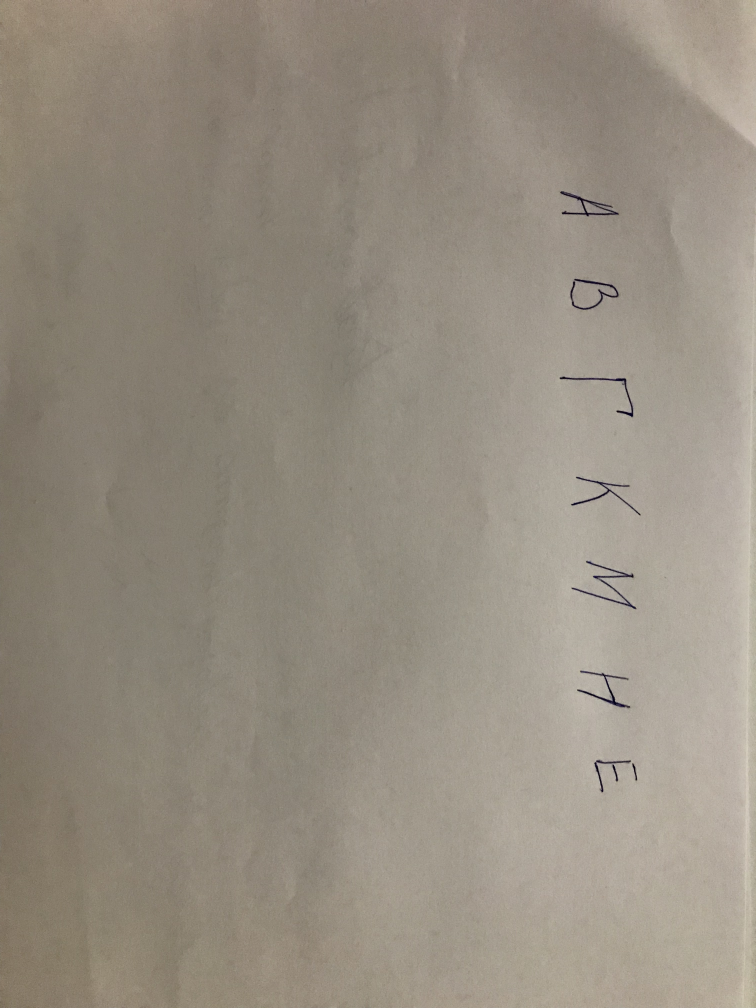
#> input picture Тестовое_ML/IMG.JPG, 3024 x 4032 px (shown at 1/4 size)
$ jupyter execute --allow-errors RusRecFinal.ipynb   (shell and % lines are left out)
#> lines starting #> are read from the running program, lines starting #| are printed output that depends on the picture; after the words box and inside, x2 and y2 are one past the last pixel; in counts of white or black regions, pixels touching at a corner belong together
[cell 1]
import numpy as np
from PIL import Image
import cv2
import os
os.environ['KMP_DUPLICATE_LIB_OK']='True' #ошибка ОС на локальной машине
import torch
from torchvision import transforms, models
from torch.utils.data import Dataset, DataLoader
import torch.nn as nn
import matplotlib.pyplot as plt
import copy
import pickle
from tqdm import tqdm, tqdm_notebook
from pathlib import Path, WindowsPath
from sklearn.preprocessing import LabelEncoder
import warnings
warnings.filterwarnings(action='ignore', category=DeprecationWarning)

[cell 2]
import random
#зануляем рандом каждый раз
def zero_random():
    random.seed(0)
    np.random.seed(0)
    torch.manual_seed(0)
#> (this line was passed over: torch is not available in this run)
    torch.cuda.manual_seed(0)
#> (this line was passed over: torch is not available in this run)
    torch.backends.cudnn.deterministic = True

zero_random()

[cell 3]
torch.cuda.is_available()
#> (this line was passed over: torch is not available in this run)

[cell 4]
CUDA_LAUNCH_BLOCKING=1. #ошибка ОС на локальной машине

[cell 5]
DATA_MODES = ['train', 'val', 'test', 'augment']
# все изображения будут масштабированы к размеру 224x224 px
RESCALE_SIZE = 224
# работаем на видеокарте
#> (the rest of this cell did not finish here and is left out)

[cell 6]
class RusDataset(Dataset):
    def __init__(self, files, mode):
        super().__init__()
        # список файлов для загрузки/список PIL картинок из памяти
        if type(files[0]) == WindowsPath:
            self.files = sorted(files)
        else:
            self.files = files
        # режим работы
        self.mode = mode

        if self.mode not in DATA_MODES:
            print(f"{self.mode} is not correct; correct modes: {DATA_MODES}")
            raise NameError

        self.len_ = len(self.files)

        self.label_encoder = LabelEncoder()

        if self.mode != 'test':
            self.labels = [path.parent.name for path in self.files]
            self.label_encoder.fit(self.labels)
            #сохраняем label_encoder для последующей правильной расшифровки
            with open('label_encoder.pkl', 'wb') as le_dump_file:
                  pickle.dump(self.label_encoder, le_dump_file)

    def __len__(self):
        return self.len_

    # [4 lines left out: function load_sample, not called in this run]

    def __getitem__(self, index):
        # для преобразования изображений в тензоры PyTorch и нормализации входа
        if self.mode in ['train', 'val']:
            transform = transforms.Compose([transforms.ToTensor(), transforms.ToPILImage(mode=None),

                transforms.ToTensor(),
                transforms.Resize((224, 224)),
                transforms.Normalize([0.485, 0.456, 0.406], [0.229, 0.224, 0.225]),
                                           transforms.Grayscale(),
                                           ])
        elif self.mode == 'augment':
            transform = transforms.Compose([transforms.ToTensor(), transforms.ToPILImage(mode=None),
                transforms.RandomPerspective(distortion_scale=0.3, fill = 255,p=0.5),
                transforms.RandomRotation((-40,40), resample=False,  expand=False, fill = 255,center=None),
                transforms.ToTensor(),
                transforms.Resize((224, 224)),
                transforms.Normalize([0.485, 0.456, 0.406], [0.229, 0.224, 0.225]),
                                           ])
        else:
            transform = transforms.Compose([

                transforms.ToTensor(),
                transforms.RandomInvert(p=1),
                transforms.CenterCrop(400), #добавляем белую рамку, лучше распознаются буквы, не примыкающие к краю изображения
                transforms.RandomInvert(p=1),
                transforms.Resize((224, 224)),

                transforms.Normalize([0.485, 0.456, 0.406], [0.229, 0.224, 0.225]),
                transforms.Grayscale(),
            ])
        if type(self.files[index]) == WindowsPath: #различная подача результатов обработки фото и тренировочного датасета
            x = self.load_sample(self.files[index])
        else:
            x = self.files[index]
        x = self._prepare_sample(x)
        x = np.array(x / 255, dtype='float32')
        x = transform(x)
        if self.mode == 'test':
            return x
        else:
            label = self.labels[index]
            label_id = self.label_encoder.transform([label])
            y = label_id.item()
            return x, y

    def _prepare_sample(self, image):
        image = image.resize((RESCALE_SIZE, RESCALE_SIZE))
        return np.array(image)

[cell 7]
#Imshow для тензоров
# [10 lines left out: function imshow, not called in this run]

[cell 8]
#тренировочный датасет
TRAIN_DIR = Path('dataset/test')

[cell 9]
#устранени е дисбаланса классов
#находим максимальное число файлов
mx = 0
dir_count = {}
#> (the rest of this cell did not finish here and is left out)

#> (a cell that did not finish here is left out)

[cell 11]
#разделение на тренировочную и валидационную выборку
train_val_files = sorted(list(TRAIN_DIR.rglob('*.jpeg')))
from sklearn.model_selection import train_test_split

train_val_labels = [path.parent.name for path in train_val_files]
#> (the rest of this cell did not finish here and is left out)

[cell 12]
#проверка правильности отображения
fig, ax = plt.subplots(nrows=3, ncols=3,figsize=(8, 8), \
                        sharey=True, sharex=True)
#> (the rest of this cell did not finish here and is left out)

[cell 13]
# Строим сеть, 5 слоёв
class SimpleCnn(nn.Module):

    def __init__(self, n_classes):
        super().__init__()
        self.conv1 = nn.Sequential(
            nn.Conv2d(in_channels=1, out_channels=8, kernel_size=3),
            nn.ReLU(),
            nn.BatchNorm2d(8),
            nn.MaxPool2d(kernel_size=2)

        )
        self.conv2 = nn.Sequential(
            nn.Conv2d(in_channels=8, out_channels=16, kernel_size=3),
            nn.ReLU(),
            nn.BatchNorm2d(16),
            nn.MaxPool2d(kernel_size=2)

        )
        self.conv3 = nn.Sequential(
            nn.Conv2d(in_channels=16, out_channels=32, kernel_size=3),
            nn.ReLU(),
            nn.BatchNorm2d(32),
            nn.MaxPool2d(kernel_size=2)

        )
        self.conv4 = nn.Sequential(
            nn.Conv2d(in_channels=32, out_channels=64, kernel_size=3),
            nn.ReLU(),
            nn.BatchNorm2d(64),
            nn.MaxPool2d(kernel_size=2)

        )
        self.conv5 = nn.Sequential(
            nn.Conv2d(in_channels=64, out_channels=96, kernel_size=3),
            nn.ReLU(),
            nn.BatchNorm2d(96),
            nn.MaxPool2d(kernel_size=2),

        )
        self.out = nn.Linear(96 * 5 * 5, n_classes)


    # [9 lines left out: function forward, not called in this run]

[cell 14]
#Эпоха обучения
# [22 lines left out: function fit_epoch, not called in this run]

[cell 15]
#Валидация эпохи
# [21 lines left out: function eval_epoch, not called in this run]

[cell 16]
#тренировка
# [29 lines left out: function train, not called in this run]

[cell 17]
# [12 lines left out: function predict, not called in this run]

[cell 18]
#ВНИМАНИЕ!
#тренировка. Сохраняем accuracy и lost для оценки наличия или отсутствия переобучения
valacc = []
valoss = []
zero_random()
n_classes = len(np.unique(train_val_labels))
#> (the rest of this cell did not finish here and is left out)

[cell 19]
#Открываем картинку для предсказания
image_file = "IMG.JPG"
img = cv2.imread(image_file)
#> img is the input picture: shape (4032, 3024, 3); mean B, G, R 128.9, 141.7, 150.2
"""if max(img.shape) > 1024: #масштабирование до размеров, помещающихся в экран на данном проекте.
    scale_in = 1024/max(img.shape)
    img = cv2.resize(img, (int(img.shape[1] * scale_in), int(img.shape[0] * scale_in)), interpolation = cv2.INTER_AREA)"""
gray = cv2.cvtColor(img, cv2.COLOR_BGR2GRAY)
#порог отсечения фоновых пикселей. thresh - монохромное чёрно-белое изображение
ret, thresh = cv2.threshold(gray, 70, 255, cv2.THRESH_BINARY)
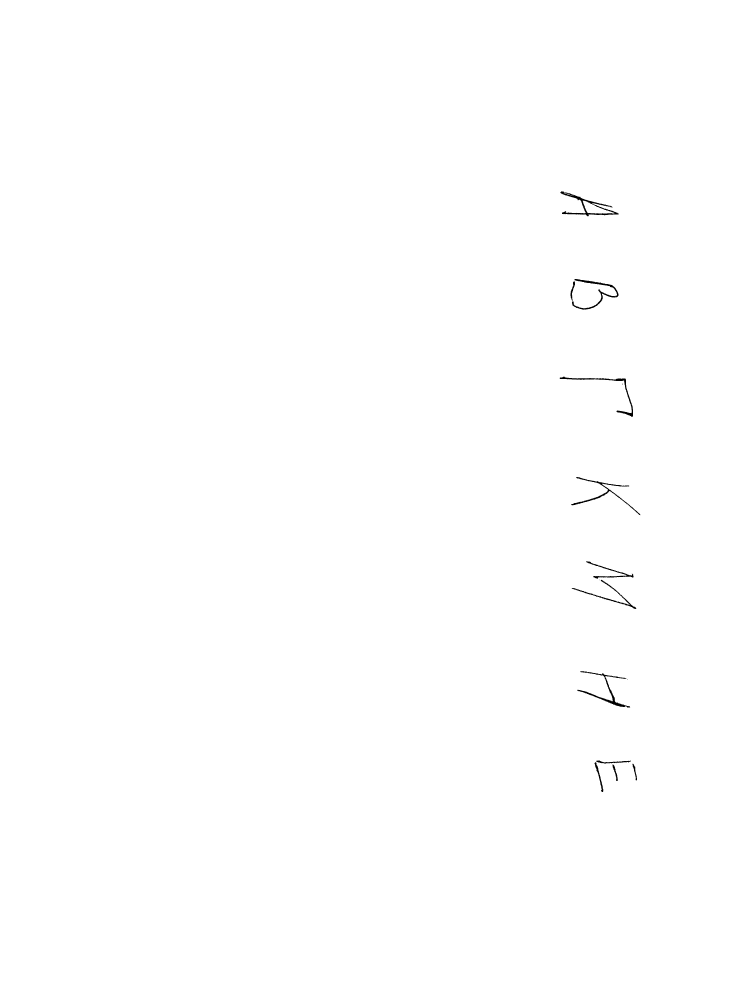
#> thresh: shape (4032, 3024) (shown at 1/4 size); 99.8% white; 15 black regions (4 under 20 px), largest, box (x1, y1, x2, y2) and area: (2241, 765, 2475, 865) 3733, (2282, 1116, 2474, 1239) 3306, (2309, 2685, 2521, 2831) 3114
n1n = 10
img_erode = cv2.erode(thresh, np.ones((n1n, n1n), np.uint8), iterations=1) #размытие для сглаживания контуров
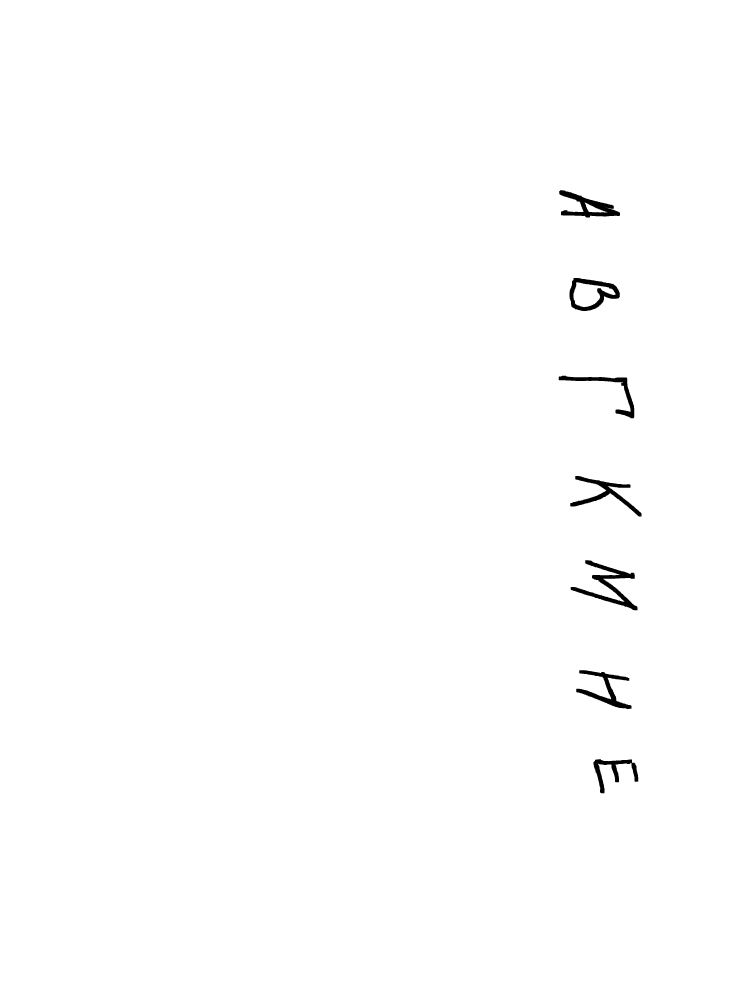
#> img_erode: shape (4032, 3024) (shown at 1/4 size); 99.5% white; 7 black regions
# находим контуры
contours, hierarchy = cv2.findContours(img_erode, cv2.RETR_TREE, cv2.CHAIN_APPROX_NONE)
#> contours = 12 contours, 2 with area under 20; largest, box (x1, y1, x2, y2) and area: (0, 0, 3024, 4032) 12185713, (2277, 1111, 2480, 1245) 18893, (2282, 2240, 2551, 2442) 13106, (2236, 760, 2481, 871) 11822, (2280, 1903, 2567, 2067) 9886

output = thresh.copy()
letters = []
dataset_create = []
for idx, contour in enumerate(contours): #ищем по контурам буквы
    (x, y, w, h) = cv2.boundingRect(contour)
    if hierarchy[0][idx][3] == 0:
        cv2.rectangle(output, (x, y), (x + w, y + h), (70, 0, 0), 1)
        letter_crop = thresh[y:y + h, x:x + w]
            # приводим картинки с буквами к форме квадрата
        size_max = max(w, h)
        letter_square = 255 * np.ones(shape=[size_max, size_max], dtype=np.uint8)
        if w > h:
            # подгоняем сверху и снизу
            y_pos = size_max//2 - h//2
            letter_square[y_pos:y_pos + h, 0:w] = letter_crop
        elif w < h:
            # подгоняемм слева и справа
            x_pos = size_max//2 - w//2
            letter_square[0:h, x_pos:x_pos + w] = letter_crop
        else:
            letter_square = letter_crop
        # изменяем размер к размеру изображений модели и поворачиваем на 90 градусов
        out_size = 224
        letter_square = np.rot90(letter_square, 1 )
        letters.append((x, w, cv2.resize(letter_square, (out_size, out_size), interpolation=cv2.INTER_AREA)))
#> this loop made 12 passes
#> (x, y, w, h, size_max, y_pos) on passes 2, 3, 4, 5, 6, 7, 9: (2373, 3036, 181, 138, 181, 21), (2304, 2680, 223, 157, 223, 33), (2282, 2240, 269, 202, 269, 33), (2280, 1903, 287, 164, 287, 61), (2234, 1502, 304, 172, 304, 66), (2277, 1111, 203, 134, 203, 34), (2236, 760, 245, 111, 245, 67)
#> (x, y, w, h) on passes 1, 8, 10, 12: (0, 0, 3024, 4032), (2293, 1129, 169, 100), (2429, 831, 1, 1), (2339, 810, 91, 40)
#> pass 2, `letter_crop = thresh[y:y + h, x:x + w]`:
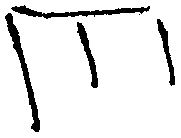
#> letter_crop: shape (138, 181); 91.1% white; 5 black regions (1 under 20 px), largest, box (x1, y1, x2, y2) and area: (5, 13, 40, 132) 776, (11, 5, 150, 19) 676, (77, 22, 98, 88) 411, (157, 19, 175, 86) 357
#> pass 3, `letter_crop = thresh[y:y + h, x:x + w]`:
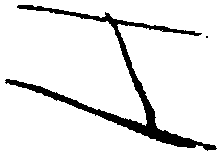
#> letter_crop: shape (157, 223); 91.1% white; 2 black regions (1 under 20 px), largest, box (x1, y1, x2, y2) and area: (5, 5, 217, 151) 3114
#> after the loop:
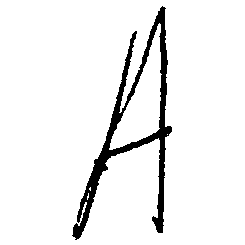
#> letter_square: shape (245, 245); 93.8% white; 1 black region, box (x1, y1, x2, y2) and area: (72, 6, 172, 240) 3733
#> after the loop, letters = 7 items

#делаем контуры букв толще и более целыми
for elem in letters:
    elem = elem[-1]
    ret, thresh = cv2.threshold(elem, 0, 255, cv2.THRESH_BINARY)
    n1n = 20
    elem_erode = cv2.erode(thresh, np.ones((n1n, n1n), np.uint8), iterations=1) #размытие для сглаживания контуров
    contours, hierarchy = cv2.findContours(elem_erode, cv2.RETR_TREE, cv2.CHAIN_APPROX_NONE)

    output = elem.copy()

    for idx, contour in enumerate(contours):
        (x, y, w, h) = cv2.boundingRect(contour)
        if hierarchy[0][idx][3] == 0:
            cv2.rectangle(output, (x, y), (x + w, y + h), (70, 0, 0), 1)
    dataset_create.insert(0, Image.fromarray(cv2.merge((elem_erode, elem_erode, elem_erode))))
#> this loop made 7 passes
#> pass 1, `ret, thresh = cv2.threshold(elem, 0, 255, cv2.THRESH_BINARY)`:
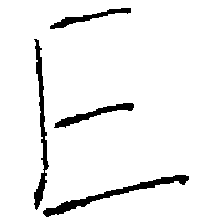
#> thresh: shape (224, 224); 94.4% white; 4 black regions, box (x1, y1, x2, y2) and area: (43, 175, 189, 217) 997, (34, 39, 49, 210) 830, (54, 103, 134, 128) 525, (50, 8, 131, 29) 436
#> pass 1, `elem_erode = cv2.erode(thresh, np.ones((n1n, n1n), np.uint8), iteratio..`:
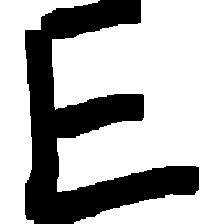
#> elem_erode: shape (224, 224); 70.6% white; 1 black region, box (x1, y1, x2, y2) and area: (25, 0, 199, 224) 14765
#> pass 2, `elem = elem[-1]`:
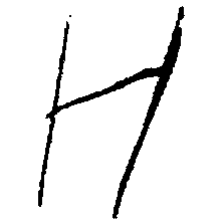
#> elem: shape (224, 224); min 0, max 255, mean 239
#> after the loop:
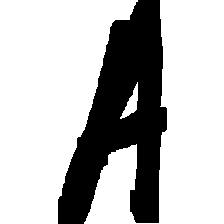
#> elem_erode: shape (224, 224); 73.7% white; 1 black region, box (x1, y1, x2, y2) and area: (58, 0, 167, 224) 13194
#> after the loop:
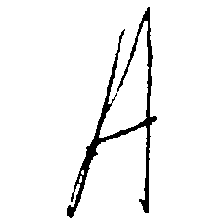
#> thresh: shape (224, 224); 95.4% white; 1 black region, box (x1, y1, x2, y2) and area: (67, 7, 157, 218) 2295
#> after the loop, dataset_create = 7 items

cv2.waitKey(0)
#> Out = 27

[cell 20]
#Тестовый датасет
test_files = dataset_create#sorted(list(TEST_DIR.rglob('*.jpeg')))
#> test_files = 7 items
test_dataset = RusDataset(test_files, mode="test")
#> in __init__, `self.len_ = len(self.files)`: self.len_ = 7
#> (the rest of this cell did not finish here and is left out)

[cell 21]
#проверка правильности отображения
fig, ax = plt.subplots(nrows=3, ncols=3,figsize=(8, 8), \
                        sharey=True, sharex=True)
#> (the rest of this cell did not finish here and is left out)

[cell 22]
#если запускаем без обучения
zero_random()
